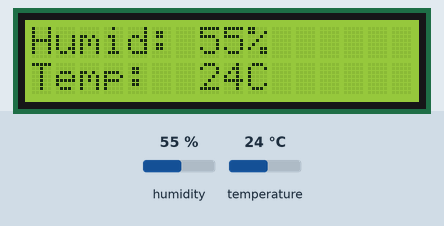
Simulated run of this sketch. Board: Arduino Uno, built with avr-gcc and run on an emulated ATmega328P. Shown: 16×2 character LCD. The inputs (shaded band) are chosen by the test bench; at power-on: humidity 55 %, temperature 24 °C. What the sketch prints to the serial monitor is not drawn.

Above: at 1.2 s.
1.3 s: humidity set to 22 %
At 2.9 s:
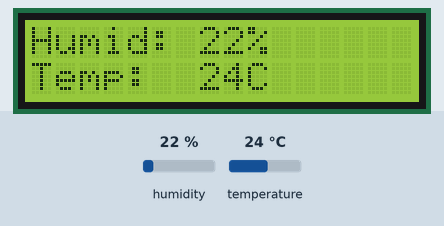
4.0 s: temperature set to 12 °C
At 5.0 s:
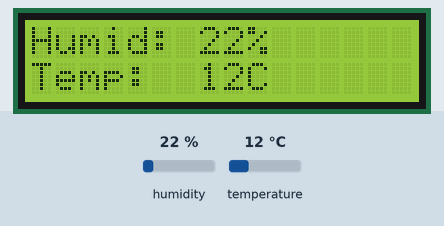
6.7 s: humidity set to 40 %
At 9.1 s:
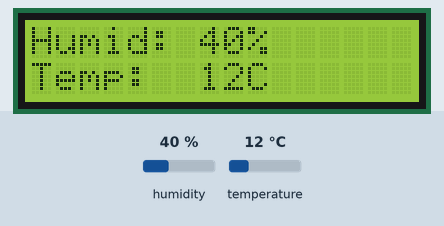
9.8 s: temperature set to 19 °C
At 11.2 s:
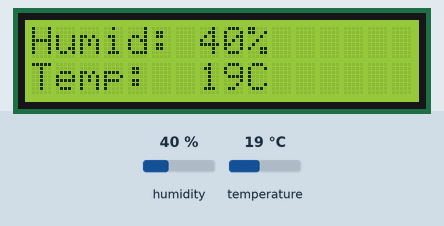
Timing chart, 0 to 12.8 s (numbered marks = the images above; inputs shaded):
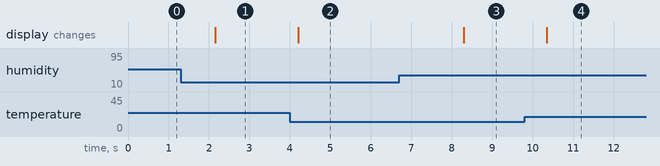

The sketch:

humidity_sensor.ino
```cpp
#include <Wire.h>
#include <LiquidCrystal_I2C.h>
#include <dht.h>

#define dht_apin A0 // Make sure your sensor's data wire is now in A0!

LiquidCrystal_I2C lcd(0x27, 16, 2);
dht DHT;

void setup() {
  lcd.init();
  lcd.backlight();
  Serial.begin(9600);
}

void loop() {
  int chk = DHT.read11(dht_apin);

  lcd.clear();
  lcd.setCursor(0,0);
  lcd.print("Humid: ");
  lcd.print((int)DHT.humidity);
  lcd.print("%");

  lcd.setCursor(0,1);
  lcd.print("Temp:  ");
  lcd.print((int)DHT.temperature);
  lcd.print("C");

  // This lets us see the data on the laptop too
  Serial.print("H: ");
  Serial.print(DHT.humidity);
  Serial.print("% | T: ");
  Serial.print(DHT.temperature);
  Serial.println("C");

  delay(2000);
}
```

Measured:
- after the input at 1.3 s, the display: changes after 0.86 s (image 1)
- after the input at 4.0 s, the display: changes after 0.21 s (image 2)
- after the input at 6.7 s, the display: changes after 1.6 s (image 3)
- after the input at 9.8 s, the display: changes after 0.55 s (image 4)
